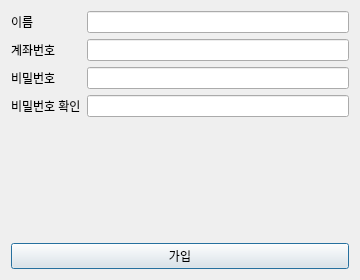
<?xml version="1.0" encoding="UTF-8"?>
<ui version="4.0">
 <class>RegisterDialog</class>
 <widget class="QDialog" name="RegisterDialog">
  <property name="geometry">
   <rect>
    <x>0</x>
    <y>0</y>
    <width>360</width>
    <height>280</height>
   </rect>
  </property>
  <property name="windowTitle">
   <string>회원가입</string>
  </property>
  <layout class="QVBoxLayout" name="verticalLayout">
   <item>
    <layout class="QFormLayout" name="formLayout">
     <item row="0" column="0">
      <widget class="QLabel" name="label_name">
       <property name="text">
        <string>이름</string>
       </property>
      </widget>
     </item>
     <item row="0" column="1">
      <widget class="QLineEdit" name="nameLineEdit"/>
     </item>
     <item row="1" column="0">
      <widget class="QLabel" name="label_account">
       <property name="text">
        <string>계좌번호</string>
       </property>
      </widget>
     </item>
     <item row="1" column="1">
      <widget class="QLineEdit" name="accountLineEdit"/>
     </item>
     <item row="2" column="0">
      <widget class="QLabel" name="label_password">
       <property name="text">
        <string>비밀번호</string>
       </property>
      </widget>
     </item>
     <item row="2" column="1">
      <widget class="QLineEdit" name="passwordLineEdit">
       <property name="echoMode">
        <enum>QLineEdit::EchoMode::Password</enum>
       </property>
      </widget>
     </item>
     <item row="3" column="0">
      <widget class="QLabel" name="label_confirm">
       <property name="text">
        <string>비밀번호 확인</string>
       </property>
      </widget>
     </item>
     <item row="3" column="1">
      <widget class="QLineEdit" name="confirmPasswordLineEdit">
       <property name="echoMode">
        <enum>QLineEdit::EchoMode::Password</enum>
       </property>
      </widget>
     </item>
    </layout>
   </item>
   <item>
    <widget class="QPushButton" name="registerButton">
     <property name="text">
      <string>가입</string>
     </property>
    </widget>
   </item>
  </layout>
 </widget>
 <resources/>
 <connections/>
</ui>
